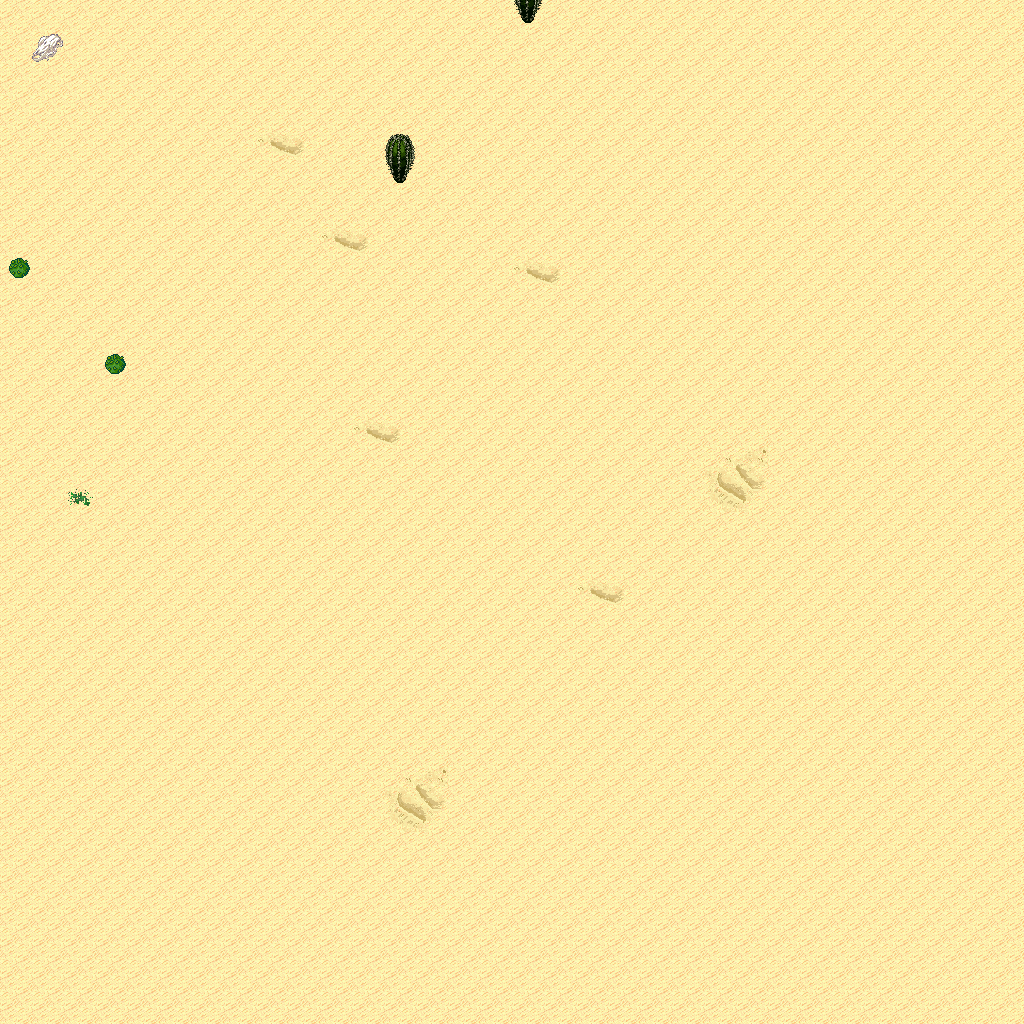

A level layout from a 2D game, rendered from its tile map. Below: a short description, then the map file with tile-grid data replaced by summaries:
An orthogonal 32x32 tile map with 32x32 px tiles, 5 tile layers (Ground, Objects, Objects2, Above, ...), 1 hidden layer not drawn, 15 tilesets.

<map version="1.10" tiledversion="1.11.0" orientation="orthogonal" renderorder="right-down" width="32" height="32" tilewidth="32" tileheight="32" infinite="0" nextlayerid="11" nextobjectid="1">
 <tileset firstgid="1" name="logic_collision" tilewidth="32" tileheight="32" tilecount="1" columns="1">
  <image source="../drawable/logic_collision.png" width="32" height="32" />
 </tileset>
 <tileset firstgid="2" name="ground_ground" tilewidth="32" tileheight="32" tilecount="33" columns="3">
  <image source="../drawable/ground_ground.png" width="96" height="352" />
 </tileset>
 <tileset firstgid="35" name="ground_ridge_earth_pale" tilewidth="32" tileheight="32" tilecount="96" columns="12">
  <image source="../drawable/ground_ridge_earth_pale.png" width="384" height="256" />
 </tileset>
 <tileset firstgid="131" name="ground_ridge_earth_dark" tilewidth="32" tileheight="32" tilecount="96" columns="12">
  <image source="../drawable/ground_ridge_earth_dark.png" width="384" height="256" />
 </tileset>
 <tileset firstgid="227" name="terrain_desert" tilewidth="32" tileheight="32" tilecount="88" columns="8">
  <image source="../drawable/terrain_desert.png" width="256" height="352" />
 </tileset>
 <tileset firstgid="315" name="ground_ladder_vertical_dark" tilewidth="32" tileheight="32" tilecount="3" columns="3">
  <image source="../drawable/ground_ladder_vertical_dark.png" width="96" height="32" />
 </tileset>
 <tileset firstgid="318" name="plant_tree_evergreen" tilewidth="32" tileheight="32" tilecount="36" columns="3">
  <image source="../drawable/plant_tree_evergreen.png" width="96" height="384" />
 </tileset>
 <tileset firstgid="354" name="plant_cactus" tilewidth="32" tileheight="32" tilecount="2" columns="1">
  <image source="../drawable/plant_cactus.png" width="32" height="64" />
 </tileset>
 <tileset firstgid="356" name="plant_cactus_2" tilewidth="32" tileheight="32" tilecount="10" columns="5">
  <image source="../drawable/plant_cactus_2.png" width="160" height="64" />
 </tileset>
 <tileset firstgid="366" name="ground_sand_2" tilewidth="32" tileheight="32" tilecount="15" columns="5">
  <image source="../drawable/ground_sand_2.png" width="160" height="96" />
 </tileset>
 <tileset firstgid="381" name="plant_tree_tree_darkgreen" tilewidth="32" tileheight="32" tilecount="88" columns="8">
  <image source="../drawable/plant_tree_tree_darkgreen.png" width="256" height="352" />
 </tileset>
 <tileset firstgid="469" name="ground_rock_pebbles" tilewidth="32" tileheight="32" tilecount="3" columns="1">
  <image source="../drawable/ground_rock_pebbles.png" width="32" height="96" />
 </tileset>
 <tileset firstgid="472" name="plant_star_shaped_plants" tilewidth="32" tileheight="32" tilecount="6" columns="2">
  <image source="../drawable/plant_star_shaped_plants.png" width="64" height="96" />
 </tileset>
 <tileset firstgid="478" name="plant_stump_small_stump" tilewidth="32" tileheight="32" tilecount="4" columns="2">
  <image source="../drawable/plant_stump_small_stump.png" width="64" height="64" />
 </tileset>
 <tileset firstgid="482" name="plant_round_cactuses" tilewidth="32" tileheight="32" tilecount="20" columns="10">
  <image source="../drawable/plant_round_cactuses.png" width="320" height="64" />
 </tileset>
 <layer id="1" name="Ground" width="32" height="32">
  <data>[1024 cells, 1024 non-empty, 9 distinct tile ids]</data>
 </layer>
 <layer id="2" name="Objects" width="32" height="32">
  <data>[1024 cells, 4 non-empty, 2 distinct tile ids]</data>
 </layer>
 <layer id="3" name="Objects2" width="32" height="32">
  <data>[1024 cells, 0 non-empty, 0 distinct tile ids]</data>
 </layer>
 <layer id="4" name="Above" width="32" height="32">
  <data>[1024 cells, 1 non-empty, 1 distinct tile ids]</data>
 </layer>
 <layer id="5" name="Above2" width="32" height="32">
  <data>[1024 cells, 0 non-empty, 0 distinct tile ids]</data>
 </layer>
 <layer id="6" name="Walkable" width="32" height="32" visible="0">
  <data>[1024 cells, 5 non-empty, 1 distinct tile ids]</data>
 </layer>
 <objectgroup id="7" name="Mapevents" />
 <objectgroup id="8" name="Spawn" />
 <objectgroup id="9" name="Keys" />
 <objectgroup id="10" name="Replace" />
</map>
